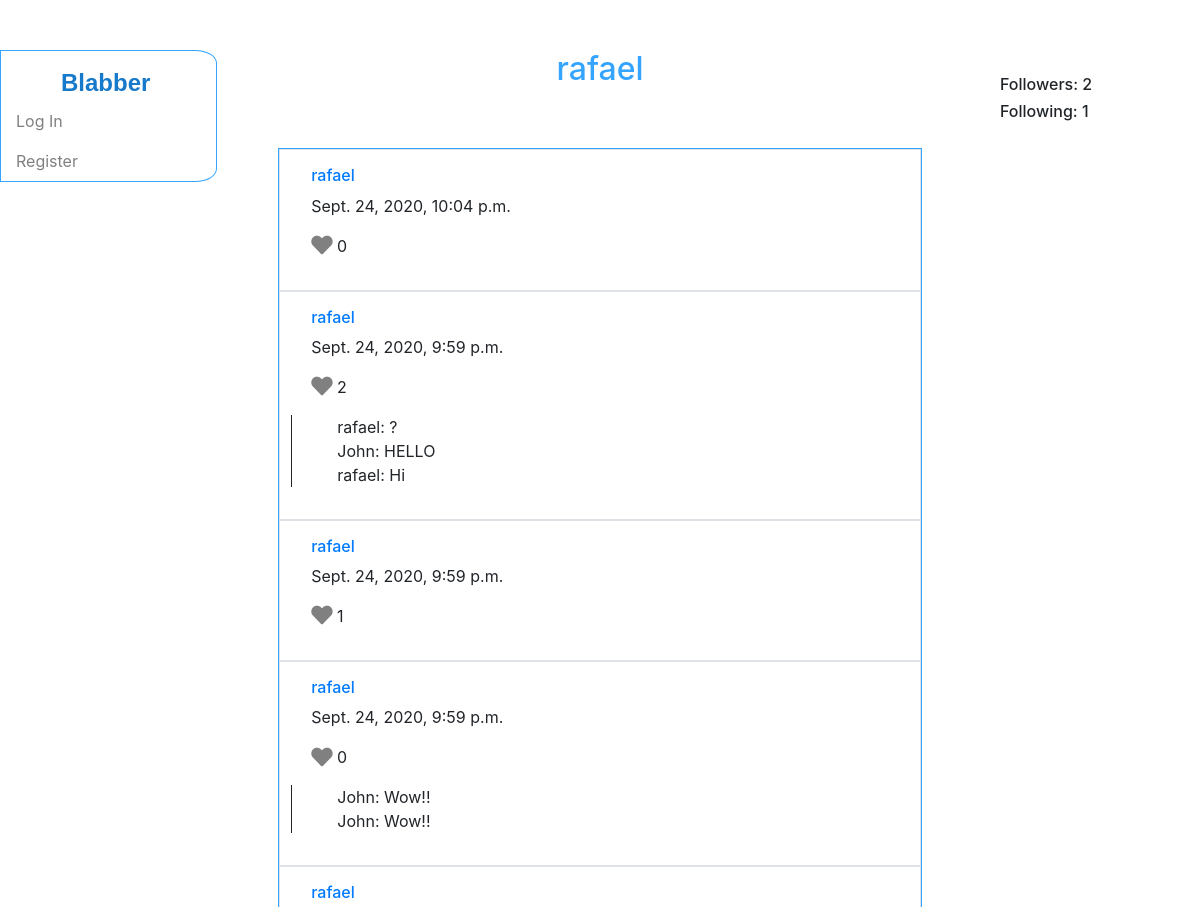
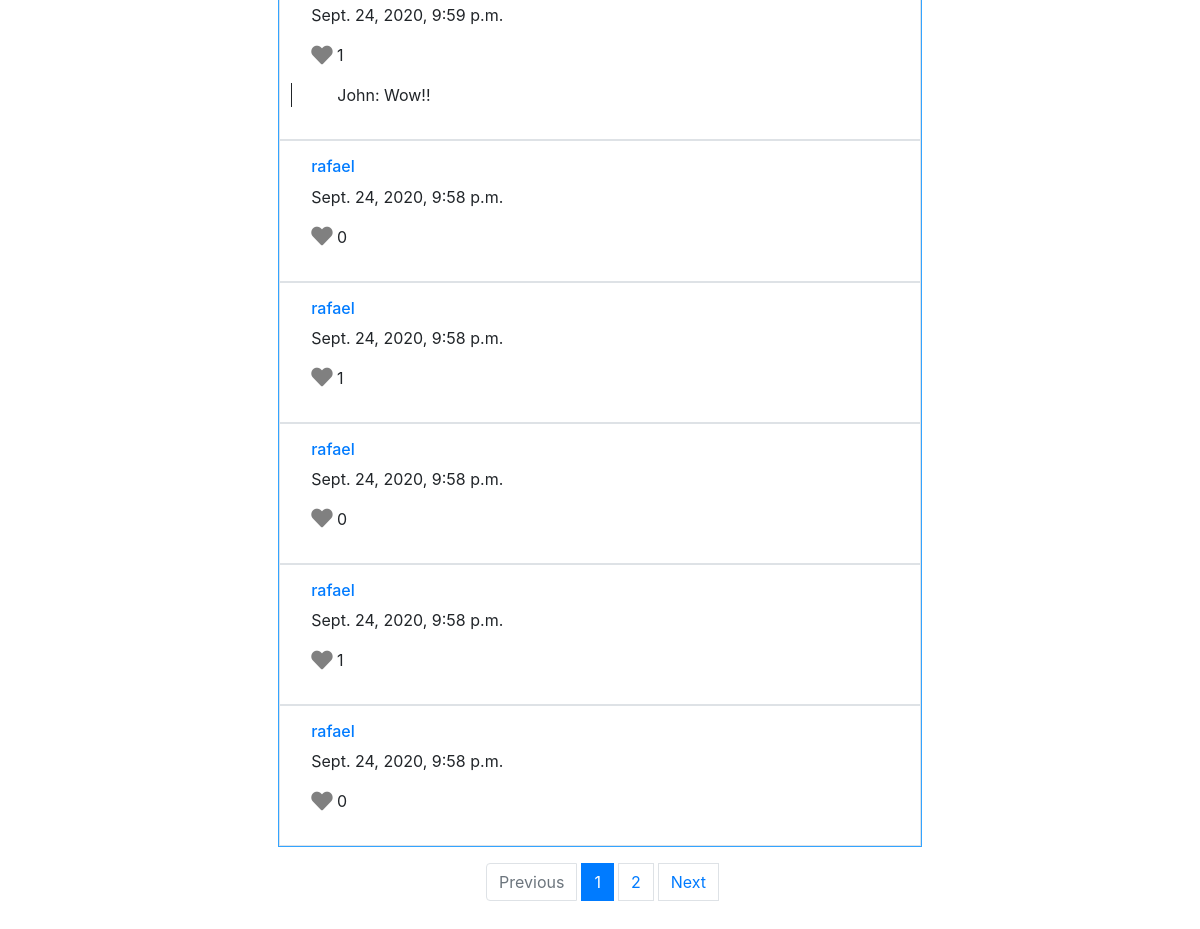
The app's page /profile/1 with its own data (2 pictures, top to bottom).
### network/models.py (models this page shows, shortened)
class User(AbstractUser):
    pass

class Following(models.Model):
    user = models.ForeignKey(User, on_delete = models.CASCADE, related_name="follower")
    following = models.ManyToManyField(User, blank=True, related_name="following")
    followers = models.ManyToManyField(User, blank=True, related_name="followers")

class Post(models.Model):
    user = models.ForeignKey(User, on_delete = models.CASCADE, related_name="post_user")
    text = models.TextField()
    time = models.DateTimeField(auto_now_add=True)
    likes = models.ForeignKey(Like, null=True, blank=True, on_delete = models.CASCADE, related_name="post_likes")
    comments = models.ManyToManyField(Comment, blank=True, related_name="post_comments")

class Like(models.Model):
    users = models.ManyToManyField(User, related_name="like_users")
    num = models.PositiveIntegerField(default=0)

class Comment(models.Model):
    user = models.ForeignKey(User, blank=True, on_delete = models.CASCADE, related_name="comment_user")
    comment = models.TextField()

### network/views.py (the view, shortened to what this page needs)
# urls.py: path("profile/<int:user_id>", views.profile, name="profile"),
def profile(request, user_id):
    try:
        pu = User.objects.get(id=user_id)
    except User.DoesNotExist:
        raise Http404("User does not exist")
    try:
        pf = Following.objects.get(user=pu)
    except Following.DoesNotExist:
        npf = Following(user=pu)
        npf.save()
    pf = Following.objects.get(user=pu)
    all_posts = Post.objects.filter(user=pu).order_by('-time')
    page = request.GET.get('page', 1)
    paginator = Paginator(all_posts, 10)
    try:
        posts = paginator.page(page)
    except PageNotAnInteger:
        posts = paginator.page(1)
    except EmptyPage:
        posts = paginator.page(paginator.num_pages)
    return render(request, "network/profile.html", {'pu': pu, 'pf': pf, 'posts': posts})

### network/templates/network/profile.html (shortened to what this page needs)
{% extends "network/layout.html" %}
{% load static %}
{% block body %}
    <h2>{{ pu.username }}</h2>
    <div id="follow" class="follow-bar">
        <h6>Followers: {{ pf.followers.count }}</h6>
        <h6>Following: {{ pf.following.count }}</h6>
    </div>
    <div id="update-follow" class="follow-bar" style="margin-top: 50px;">
    </div>
    <div id="posts">
        {% for post in posts %}
            <div class='row border mx-auto p-3' id="post">
                <div class="col-sm-12">
                    <h6><a href="{% url 'profile' post.user.id %}">{{ post.user }}</a></h6>
                    <p class="pt" id="{{ post.id }}>{{ post.text }}</p>
                    <p id="time">{{ post.time }}</p>
                    <p>
                        {% if user.is_authenticated %}
                            {% if request.user in post.likes.users.all %}
                                <a href="">
                                    <i class="fas fa-heart fa-lg" name="heart" id="{{ post.id }}" style="color:red;"></i>
                                </a>
                            {% else %}
                                <a href="">
                                    <i class="fas fa-heart fa-lg" name="heart" id="{{ post.id }}" style="color:gray;"></i>
                                </a>
                            {% endif %}
                        {% else %}
                            <i class="fas fa-heart fa-lg" id="{{ post.id }}" style="color:gray;"></i>
                        {% endif %}
                        <span class="num-like" id="{{ post.id }}">{{ post.likes.num }}</span>
                    </p>
                    <ul id="comments">
                        {% for c in post.comments.all %}
                            <li>{{ c.user }}: {{ c.comment }}</li>
                        {% endfor %}
                    </ul>
                </div>
            </div>
        {% endfor %}
    </div>
    <div class='row justify-content-center mx-auto p-3' id='pages'>
        {% if posts.has_other_pages %}
            <nav aria-label="...">
                <ul class="pagination justify-content-center">
                    {% if posts.has_previous %}
                        <li><a class="page-link" href="?page={{ posts.previous_page_number }}" tabindex="-1" aria-disabled="true">Previous</a></li>
                    {% else %}
                        <li class="page-item disabled"><span class="page-link">Previous</span></li>
                    {% endif %}
                    {% for i in posts.paginator.page_range %}
                        {% if posts.number == i %}
                            <li class="page-item active" aria-current="page">
                                <span class="page-link">
                                    {{ i }}
                                </span>
                            </li>
                        {% else %}
                            <li><a href="?page={{ i }}"><span class="page-link">{{ i }}</span></a></li>
                        {% endif %}
                    {% endfor %}
                    {% if posts.has_next %}
                        <li><a class="page-link" href="?page={{ posts.next_page_number }}">Next</a></li>
                    {% else %}
                        <li class="page-item disabled"><span class="page-link" tabindex="-1" aria-disabled="true">Next</span></li>
                    {% endif %}
                </ul>
            </nav>
        {% endif %}
    </div>
{% endblock %}

### network/static/network/styles.css (style rules this page uses)
li { padding-left: 5px; }
h2 { color: rgb(52, 164, 255); margin-top: 50px; margin-bottom: 60px; text-align: center; }
#posts { background-color: white; max-width: 55%; margin-left: auto; margin-right: auto; border: 1px solid rgb(52, 164, 255); }
#comments { max-width: 500px; list-style-type: none; margin-left: -20px; border-left: 1px solid; }
.follow-bar { width: 200px; position: fixed; z-index: 1; top: 0; right: 0; overflow-x: hidden; padding-top: 6.25%; }

### records on screen
User: username "rafael"
Following: followers.count "2", following.count "1"
Post: user "rafael", time "Sept. 24, 2020, 10:04 p.m.", likes.num "0"
Post: user "rafael", time "Sept. 24, 2020, 9:59 p.m.", likes.num "2"
Comment: user "rafael", comment "?"
Comment: user "John", comment "HELLO"
Comment: user "rafael", comment "Hi"
Post: user "rafael", time "Sept. 24, 2020, 9:59 p.m.", likes.num "1"
Post: user "rafael", time "Sept. 24, 2020, 9:59 p.m.", likes.num "0"
Comment: user "John", comment "Wow!!"
Comment: user "John", comment "Wow!!"
Post: user "rafael", time "Sept. 24, 2020, 9:59 p.m.", likes.num "1"
Comment: user "John", comment "Wow!!"
Post: user "rafael", time "Sept. 24, 2020, 9:58 p.m.", likes.num "0"
Post: user "rafael", time "Sept. 24, 2020, 9:58 p.m.", likes.num "1"
Post: user "rafael", time "Sept. 24, 2020, 9:58 p.m.", likes.num "0"
Post: user "rafael", time "Sept. 24, 2020, 9:58 p.m.", likes.num "1"
Post: user "rafael", time "Sept. 24, 2020, 9:58 p.m.", likes.num "0"

### other values on screen
{{ i }} "1"
{{ i }} "2"
